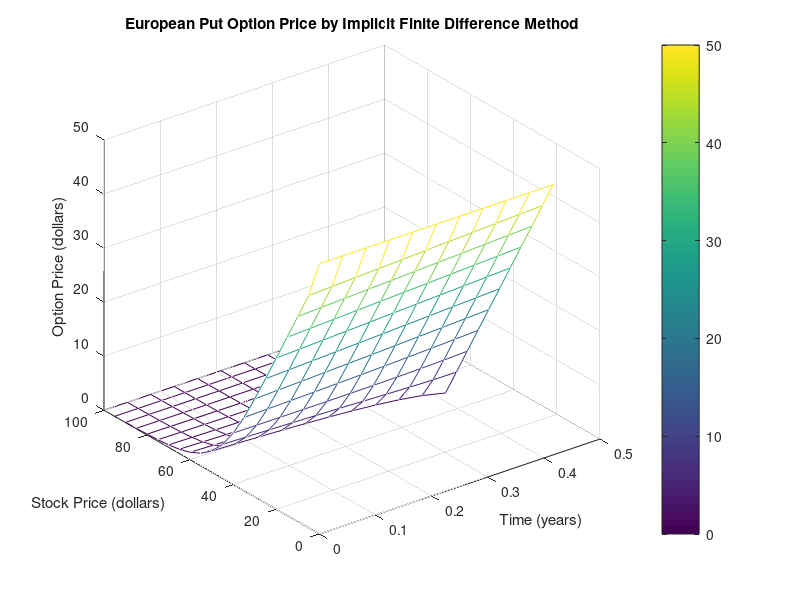

Write MATLAB code to recreate this figure.
% part b
clear
% the part is the same as part a except we do not check whether early
% exercise is optimal because it is an European put option
r=0.1;
sigma=0.4;
k=50;
S0=50;
T=5/12;
Smax=100;
M=20;
N=10;
ds=Smax/M;
dt=T/N;

jlist=0:ds:Smax;
ilist=0:dt:T;

grid=zeros(M+1, N+1);
grid(1,:)=k;
grid(end,:)=0;
grid(:,end)=max(0,k-jlist);

j=1:M-1;
alpha=0.5*r*dt*j-0.5*sigma^2*dt*j.^2;
beta=1+sigma^2*dt*j.^2+r*dt;
gamma=-0.5*r*dt*j-0.5*sigma^2*dt*j.^2;
A=diag(beta)+diag(alpha(2:end),-1)+diag(gamma(1:end-1),1);

for int=N:-1:1
    b=grid(2:end-1,int+1);
    b(1)=b(1)-alpha(1)*k;
    grid(2:end-1,int)=A\b;
    % we no longer update grid by the early exercise
end

% Black-Scholes-Merton formula
d1=(log(S0/k)+(r+sigma^2/2)*T)/(sigma*sqrt(T));
d2=d1-sigma*sqrt(T);
p=k*exp(-r*T)*normcdf(-d2)-S0*normcdf(-d1); % European put option price

% 3D plot of option prices
mesh(ilist,jlist,grid);colorbar();title('European Put Option Price by Implicit Finite Difference Method')
xlabel('Time (years)');ylabel('Stock Price (dollars)');zlabel('Option Price (dollars)')
